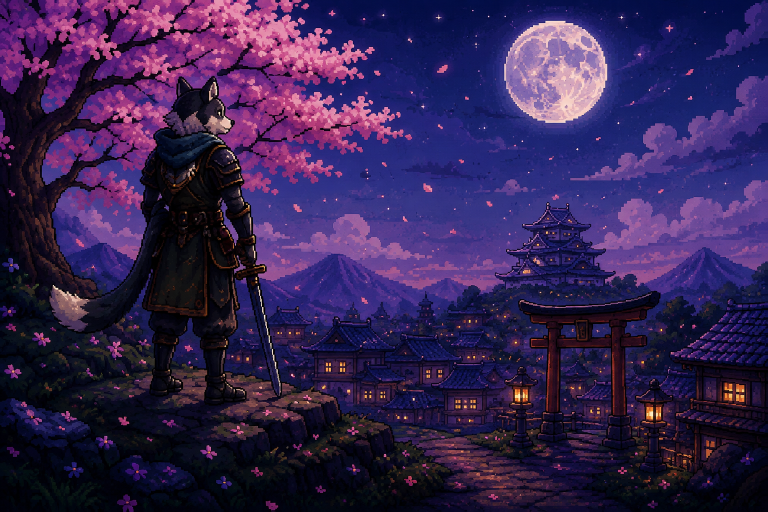
#> input picture Gif/png/ChatGPT Image Aug 10, 2026, 09_46_13 PM.png, 1536 x 1024 px, found by its file name (shown at 1/2 size)
$ python build_sakura_samurai_gif.py
#> lines starting #> are read from the running program, lines starting #| are printed output that depends on the picture; after the words box and inside, x2 and y2 are one past the last pixel; in counts of white or black regions, pixels touching at a corner belong together
import os
import math
import numpy as np
from PIL import Image, ImageDraw

def generate_sakura_samurai_gif(image_path, output_gif_path, num_frames=36, fps=12):
#> called with num_frames = 36, fps = 12
    print(f"Loading base image: {image_path}")
    base_img = Image.open(image_path).convert("RGBA")
    w, h = base_img.size
#> w = 1536; h = 1024
    print(f"Image dimensions: {w}x{h}")
#| Image dimensions: 1536x1024

    base_arr = np.array(base_img, dtype=np.float32)

    # -------------------------------------------------------------------------
    # BOUNDING BOXES & FEATURE POSITIONS
    # -------------------------------------------------------------------------
    # Character boxes
    char_box = (250, 130, 580, 820)
    head_box = (320, 130, 480, 260)
    scarf_box = (290, 240, 460, 340)
    tail_box = (90, 390, 340, 630)
    sword_box = (450, 500, 570, 800)

    # Sakura canopy: X: 0..850, Y: 0..380
    sakura_tree_box = (0, 0, 850, 380)

    # Stone lanterns
    lantern1_box = (990, 710, 1070, 840)
    lantern2_box = (1250, 740, 1340, 920)

    # Village & Castle window mask detection
    # Yellow/orange glowing windows in background
    village_area = base_arr[350:950, 500:1536, :3]
    win_mask = (village_area[:, :, 0] > 180) & (village_area[:, :, 1] > 130) & (village_area[:, :, 2] < 110)
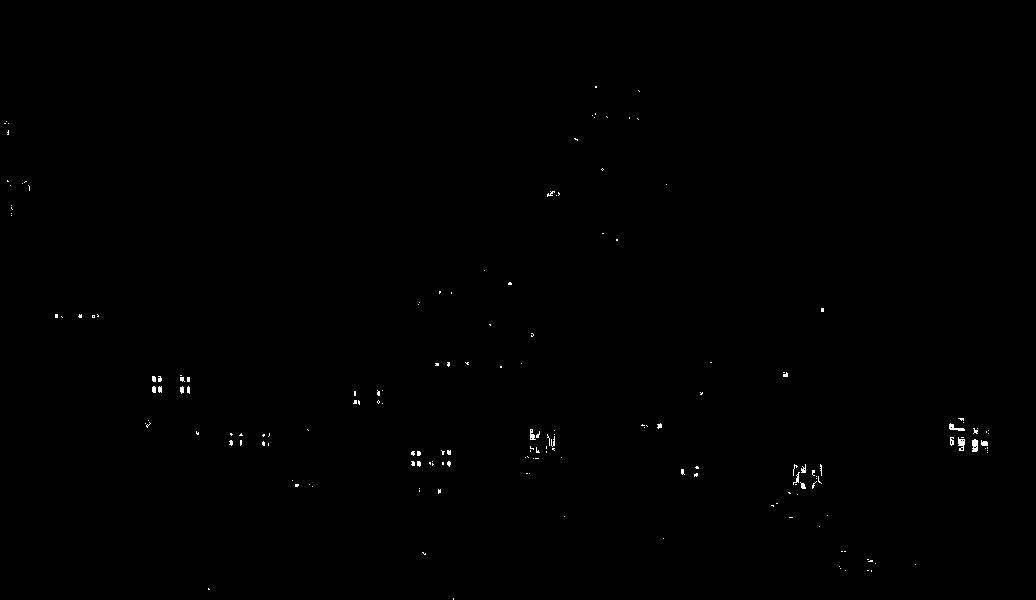
#> win_mask: shape (600, 1036) bool; 0.23% white in thin lines or dots, all inside (x1, y1, x2, y2) = (4, 86, 989, 600)
    wy, wx = np.where(win_mask)
#> wy = 1404 values from 86 to 599; wx = 1404 values, max 988 at index 582, min 4 at index 17, mean 567.2

    # Pick 40 distinct window seed points for independent blinking
    np.random.seed(101)
    if len(wx) > 0:
        indices = np.random.choice(len(wx), min(40, len(wx)), replace=False)
#> indices = 40 values, max 1394 at index 28, min 2 at index 30, mean 708.5
        windows = [(500 + wx[idx], 350 + wy[idx], i) for i, idx in enumerate(indices)]
#> windows = 40 items, first 6: (1476, 801, 0), (1458, 768, 1), (1009, 634, 2), (1472, 790, 3), (646, 775, 4), (1451, 795, 5)
    else:
        windows = []

    # Dynamic Falling Sakura Petals setup
    # 35 falling petals drifting across the wind
    petals = []
    for p_i in range(35):
        init_x = np.random.randint(-100, w)
        init_y = np.random.randint(-50, h)
        speed_x = np.random.uniform(1.2, 2.5)
        speed_y = np.random.uniform(0.8, 1.8)
        size = np.random.choice([2, 3, 4])
        wobble_freq = np.random.uniform(2.0, 4.0)
        petals.append({
            "x": init_x,
            "y": init_y,
            "sx": speed_x,
            "sy": speed_y,
            "size": size,
            "freq": wobble_freq,
            "phase": p_i * 0.3
        })

    frames = []

    for frame_idx in range(num_frames):
        t = frame_idx / float(num_frames) # 0.0 to 1.0
        angle = 2.0 * math.pi * t

        # Start from base image array
        frame_arr = base_arr.copy()

        # =====================================================================
        # FEATURE 1: FLOWER ANIMATION ("flower ka animation")
        # =====================================================================

        # Tree canopy animation removed as requested (tree stays static)
        # Ground flowers animation
        ground_patch = frame_arr[600:1024, 0:1400, :3]
        g_pink = (ground_patch[:, :, 0] > 140) & (ground_patch[:, :, 2] > 120) & (ground_patch[:, :, 1] < 130)
        g_glow = 1.0 + 0.25 * math.sin(angle * 3)
        ground_patch[g_pink] = np.clip(ground_patch[g_pink] * g_glow, 0, 255)
        frame_arr[600:1024, 0:1400, :3] = ground_patch

        # =====================================================================
        # FEATURE 2: HOUSE & LANTERN LIGHT ANIMATION ("ghar ka light ka bhi animation")
        # =====================================================================

        # A) Castle & Village Windows Blinking / Pulsing
        for wx_pos, wy_pos, w_offset in windows:
            w_pulse = 0.5 + 0.5 * math.sin(angle * 3 + w_offset)
            if w_pulse < 0.25:
                # Dim window pixel
                dim_color = np.array([45, 25, 35], dtype=np.float32)
                frame_arr[wy_pos-1:wy_pos+2, wx_pos-1:wx_pos+2, :3] = dim_color
            elif w_pulse > 0.8:
                # Bright golden glow
                bright_color = np.array([255, 210, 100], dtype=np.float32)
                frame_arr[wy_pos-1:wy_pos+2, wx_pos-1:wx_pos+2, :3] = bright_color

        # B) Stone Lantern 1 Flame Flickering
        l1x1, l1y1, l1x2, l1y2 = lantern1_box
        l1_patch = frame_arr[l1y1:l1y2, l1x1:l1x2, :3]
        l1_flame = (l1_patch[:, :, 0] > 180) & (l1_patch[:, :, 1] > 120)
        flicker1 = 1.0 + 0.30 * math.sin(angle * 5) + 0.12 * math.cos(angle * 11)
        l1_patch[l1_flame] = np.clip(l1_patch[l1_flame] * flicker1, 0, 255)
        frame_arr[l1y1:l1y2, l1x1:l1x2, :3] = l1_patch

        # C) Stone Lantern 2 Flame Flickering
        l2x1, l2y1, l2x2, l2y2 = lantern2_box
        l2_patch = frame_arr[l2y1:l2y2, l2x1:l2x2, :3]
        l2_flame = (l2_patch[:, :, 0] > 180) & (l2_patch[:, :, 1] > 120)
        flicker2 = 1.0 + 0.30 * math.sin(angle * 5 + 1.5) + 0.12 * math.cos(angle * 13)
        l2_patch[l2_flame] = np.clip(l2_patch[l2_flame] * flicker2, 0, 255)
        frame_arr[l2y1:l2y2, l2x1:l2x2, :3] = l2_patch

        # D) Full Moon Soft Aura Glow Pulse
        mcx, mcy = 1100, 160
        m_r = 90
        moon_pulse = 1.0 + 0.15 * math.sin(angle * 2)
        moon_patch = frame_arr[mcy-m_r:mcy+m_r, mcx-m_r:mcx+m_r, :3]
        moon_bright = (moon_patch[:, :, 0] > 180) & (moon_patch[:, :, 1] > 180)
        moon_patch[moon_bright] = np.clip(moon_patch[moon_bright] * moon_pulse, 0, 255)
        frame_arr[mcy-m_r:mcy+m_r, mcx-m_r:mcx+m_r, :3] = moon_patch

        # Character animation removed as requested (character stays static)

        # =====================================================================
        # FEATURE 4: DRIFTING FALLING SAKURA PETALS OVERLAY
        # =====================================================================
        img_frame = Image.fromarray(np.uint8(frame_arr), mode="RGBA")
        draw = ImageDraw.Draw(img_frame)

        for p in petals:
            # Update petal position over time
            px = int((p["x"] + t * p["sx"] * w * 0.4 + 15.0 * math.sin(angle * p["freq"] + p["phase"])) % w)
            py = int((p["y"] + t * p["sy"] * h * 0.5) % h)

            p_size = p["size"]
            petal_color = (255, 175, 210, 230)

            # Draw petal ellipse / polygon
            draw.ellipse([px, py, px+p_size, py+p_size+1], fill=petal_color)

        # Append RGB frame
        frames.append(img_frame.convert("RGB"))
#> this loop made 36 passes
#> pass 1, in generate_sakura_samurai_gif, `ground_patch = frame_arr[600:1024, 0:1400, :3]`:
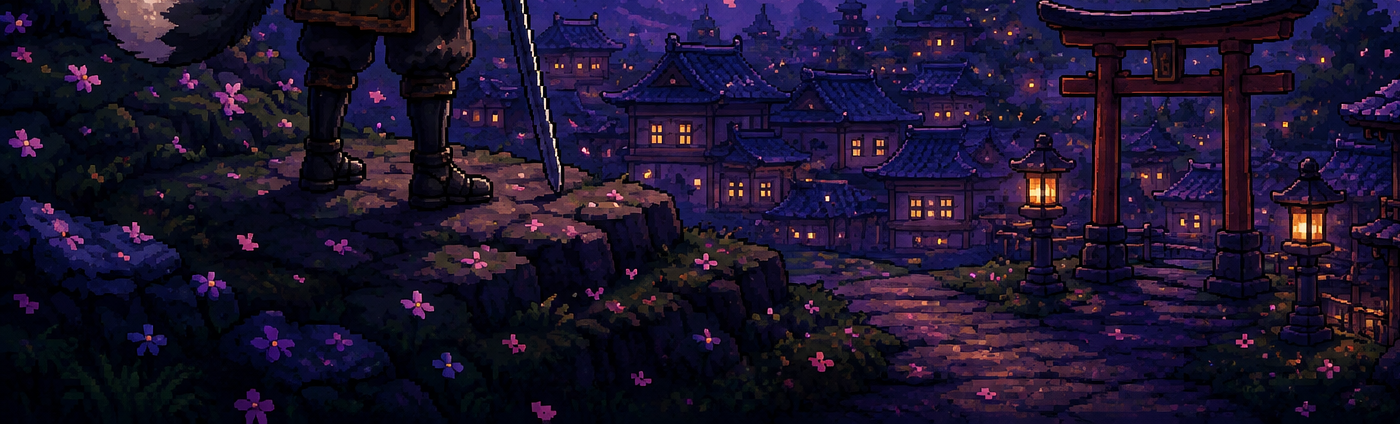
#> ground_patch: shape (424, 1400, 3) float32; mean R, G, B 27.8, 19.2, 44.2
#> pass 1, in generate_sakura_samurai_gif, `g_pink = (ground_patch[:, :, 0] > 140) & (ground_patch[:, :, 2] > 120)..`:
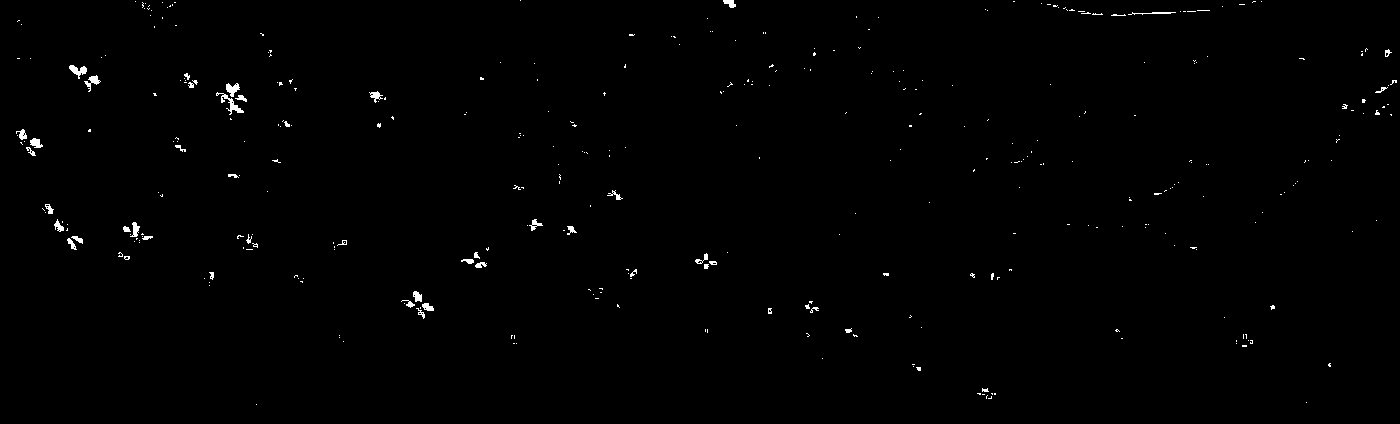
#> g_pink: shape (424, 1400) bool; 0.57% white; 369 white regions (323 under 20 px), largest, box (x1, y1, x2, y2) and area: (216, 92, 244, 115) 162, (69, 65, 87, 79) 122, (226, 83, 240, 97) 113
#> pass 1, in generate_sakura_samurai_gif, `l1_flame = (l1_patch[:, :, 0] > 180) & (l1_patch[:, :, 1] > 120)`:
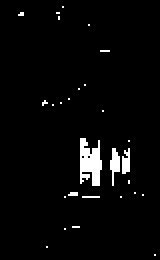
#> l1_flame: shape (130, 80) bool (shown 2 times larger); 3.2% white; 28 white regions (25 under 20 px), largest, box (x1, y1, x2, y2) and area: (40, 69, 51, 93) 184, (55, 74, 60, 93) 54, (61, 74, 65, 87) 40
#> after the loop:
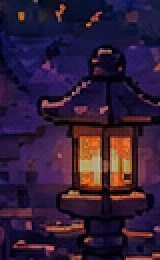
#> l1_patch: shape (130, 80, 3) float32 (shown 2 times larger); mean R, G, B 48.7, 29, 55.8
#> after the loop:
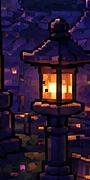
#> l2_patch: shape (180, 90, 3) float32; mean R, G, B 42.7, 25.5, 48
#> after the loop:
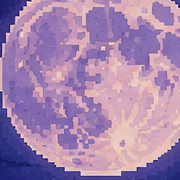
#> moon_patch: shape (180, 180, 3) float32; mean R, G, B 166.1, 133.1, 174.2
#> after the loop, frames = 36 items

    print(f"Saving animated GIF to: {output_gif_path}")
    frames[0].save(
        output_gif_path,
        save_all=True,
        append_images=frames[1:],
        duration=int(1000 / fps),
        loop=0,
        optimize=True
    )
    print("Sakura Samurai GIF generation complete!")

if __name__ == "__main__":
    img_input = r"c:\Users\Krishna Kumar\Desktop\Github\krishna3163\Gif\png\ChatGPT Image Aug 10, 2026, 09_46_13 PM.png"
    gif_output = r"c:\Users\Krishna Kumar\Desktop\Github\krishna3163\Gif\ChatGPT_Image_Aug_10_2026_09_46_13_PM.gif"
    generate_sakura_samurai_gif(img_input, gif_output, num_frames=36, fps=12)

$ run again, with Gif/png/ChatGPT Image Aug 10, 2026, 09_43_27 PM.png copied over Gif/png/ChatGPT Image Aug 10, 2026, 09_46_13 PM.png
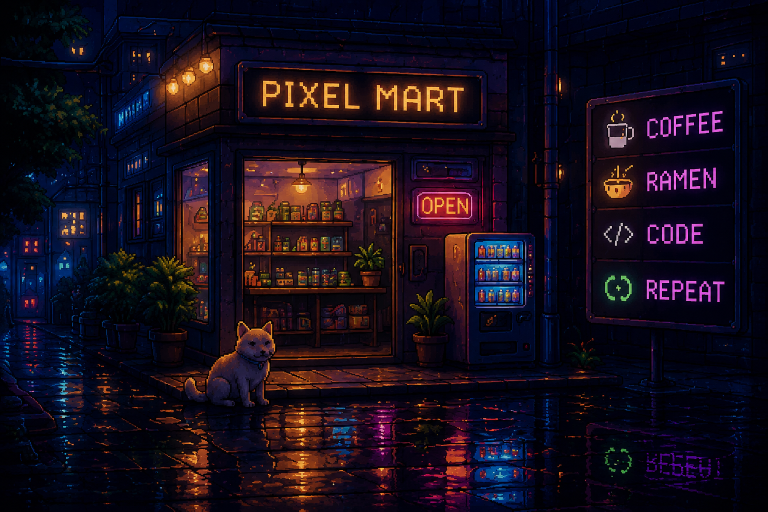
#> input picture Gif/png/ChatGPT Image Aug 10, 2026, 09_43_27 PM.png, 1536 x 1024 px, found by its file name (shown at 1/2 size)
#| Image dimensions: 1536x1024
#> in generate_sakura_samurai_gif, `win_mask = (village_area[:, :, 0] > 180) & (village_area[:, :, 1] > 13..`:
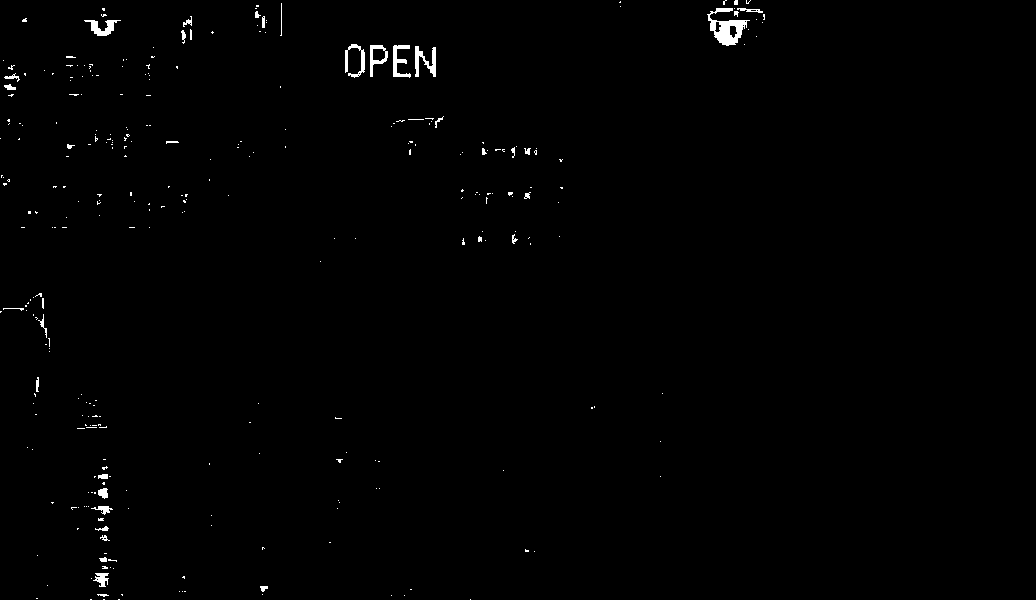
#> win_mask: shape (600, 1036) bool; 0.68% white; 310 white regions (272 under 20 px), largest, box (x1, y1, x2, y2) and area: (707, 8, 750, 46) 700, (415, 46, 436, 77) 310, (393, 45, 411, 78) 267
#> wy = 4210 values from 0 to 599; wx = 4210 values, max 764 at index 253, min 0 at index 2739, mean 339.2
#> indices = 40 values, max 4157 at index 0, min 74 at index 24, mean 2225
#> windows = 40 items, first 6: (761, 939, 0), (1242, 358, 1), (600, 931, 2), (1243, 374, 3), (891, 476, 4), (762, 899, 5)
#> after the loop in generate_sakura_samurai_gif, `for frame_idx in range(num_frames):`:
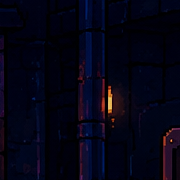
#> moon_patch: shape (180, 180, 3) float32; mean R, G, B 4.9, 4.2, 20.1
#> after the loop in generate_sakura_samurai_gif, `for frame_idx in range(num_frames):`: frames = 36 items

$ run again, with Gif/png/ChatGPT Image Aug 10, 2026, 09_43_32 PM.png copied over Gif/png/ChatGPT Image Aug 10, 2026, 09_46_13 PM.png
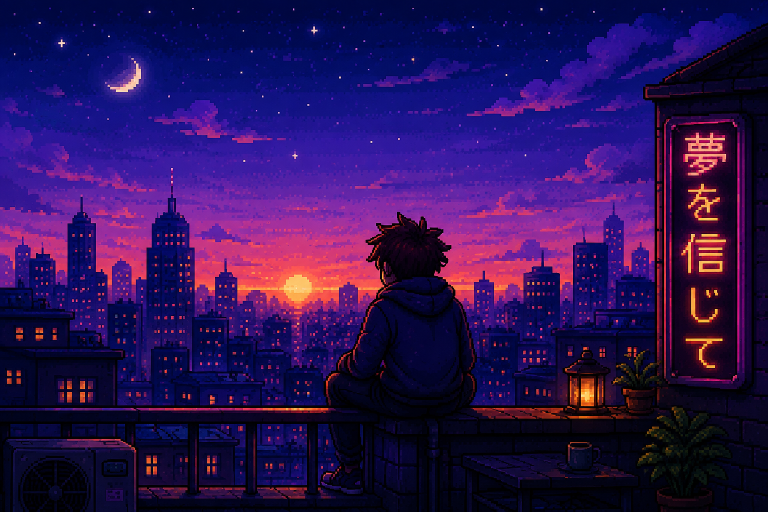
#> input picture Gif/png/ChatGPT Image Aug 10, 2026, 09_43_32 PM.png, 1536 x 1024 px, found by its file name (shown at 1/2 size)
#| Image dimensions: 1536x1024
#> win_mask: shape (600, 1036) bool; 1.3% white; 129 white regions (99 under 20 px), largest, box (x1, y1, x2, y2) and area: (58, 199, 178, 257) 2129, (876, 18, 932, 75) 726, (882, 226, 935, 295) 694
#> wy = 8239 values from 18 to 486; wx = 8239 values, max 951 at index 1369, min 0 at index 4112, mean 599.1
#> indices = 40 values, max 8196 at index 28, min 829 at index 19, mean 4354.2
#> windows = 40 items, first 6: (1433, 589, 0), (508, 544, 1), (585, 596, 2), (1177, 794, 3), (576, 588, 4), (1381, 534, 5)
#> after the loop in generate_sakura_samurai_gif, `for frame_idx in range(num_frames):`:
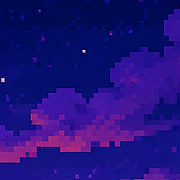
#> moon_patch: shape (180, 180, 3) float32; mean R, G, B 32, 17.1, 124.6
#> after the loop in generate_sakura_samurai_gif, `for frame_idx in range(num_frames):`: frames = 36 items
